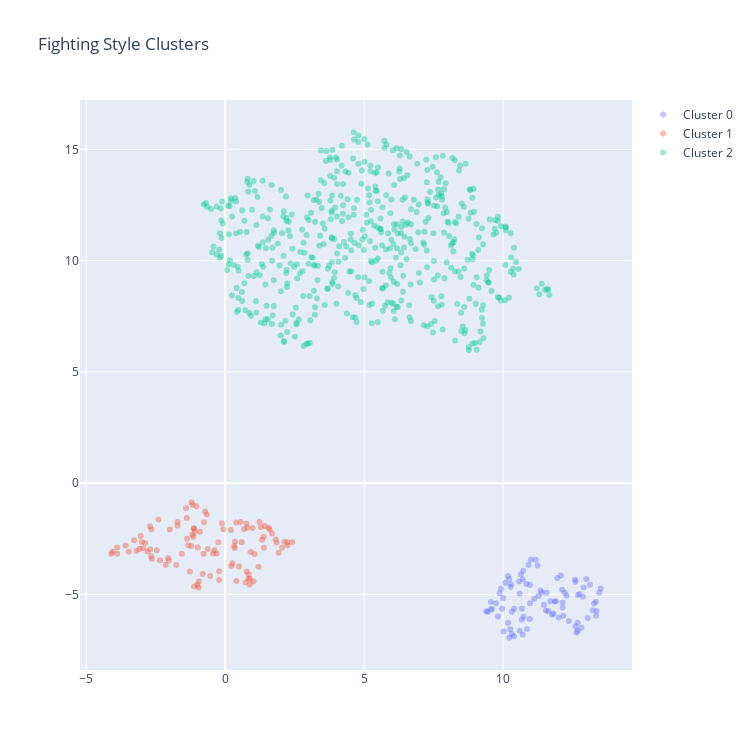

The notebook cell this image was saved under:
### Code cell
ca = ClusterAnalysis(fighter_df.loc[fighter_df['weight_class'] == 'Bantamweight'], n_neighbors=5, min_cluster_size=10, min_dist=0.5, metric='euclidean', cluster_dims=style_dims)
ca.run()

### Figure 1 — Plotly figure (JSON) as saved in the notebook; plotly's stock layout.template omitted (floating-point values rounded to 4 significant figures; data arrays with more than 128 entries replaced by an {"elided": "..."} marker saying what was removed)
{"data": [{"hovertext": ["Marlon Vera", "Mario Bautista", "Petr Yan", "Victor Henry", "Da'Mon Blackshear", "Mario Bautista", "Petr Yan", "Cory Sandhagen", "Marlon Vera", "Youssef Zalal", "Ronnie Lawrence", "Brian Kelleher", "Mario Bautista", "Randy Costa", "Petr Yan", "Brian Kelleher", "Cory Sandhagen", "Sean O'Malley", "Marlon Vera", "Sean O'Malley", "Petr Yan", "Mario Bautista", "Cory Sandhagen", "Sean O'Malley", "Petr Yan", "Sean O'Malley", "Brian Kelleher", "Petr Yan", "Grigory Popov", "Randy Costa", "Marlon Vera", "Mario Bautista", "Benito Lopez", "Marlon Vera", "Marlon Vera", "Benito Lopez", "Cory Sandhagen", "Brian Kelleher", "Petr Yan", "Cory Sandhagen", "Marlon Vera", "Sean O'Malley", "Brian Kelleher", "Marlon Vera", "Cory Sandhagen", "Jay Perrin", "Benito Lopez", "Sean O'Malley", "Victor Henry", "Randy Costa", "Jay Perrin", "Sean O'Malley", "Mario Bautista", "Tony Kelley", "Marlon Vera", "Cameron Else", "Petr Yan", "Ronnie Lawrence", "John Castaneda", "Sean O'Malley", "Tony Kelley", "Marlon Vera", "Cory Sandhagen", "Randy Costa", "John Castaneda", "Marlon Vera", "Cory Sandhagen", "Tony Kelley", "Randy Costa", "Marlon Vera", "Cory Sandhagen", "Sean O'Malley", "Mario Bautista", "Ryan MacDonald", "Cory Sandhagen", "Petr Yan", "Cory Sandhagen", "Petr Yan", "Petr Yan", "Marlon Vera", "Brian Kelleher", "Brian Kelleher", "Marlon Vera", "Marlon Vera", "Brian Kelleher", "Marlon Vera", "Marlon Vera"], "marker": {"opacity": 0.4, "size": 6}, "mode": "markers", "name": "Cluster 0", "text": ["Marlon Vera", "Mario Bautista", "Petr Yan", "Victor Henry", "Da'Mon Blackshear", "Mario Bautista", "Petr Yan", "Cory Sandhagen", "Marlon Vera", "Youssef Zalal", "Ronnie Lawrence", "Brian Kelleher", "Mario Bautista", "Randy Costa", "Petr Yan", "Brian Kelleher", "Cory Sandhagen", "Sean O'Malley", "Marlon Vera", "Sean O'Malley", "Petr Yan", "Mario Bautista", "Cory Sandhagen", "Sean O'Malley", "Petr Yan", "Sean O'Malley", "Brian Kelleher", "Petr Yan", "Grigory Popov", "Randy Costa", "Marlon Vera", "Mario Bautista", "Benito Lopez", "Marlon Vera", "Marlon Vera", "Benito Lopez", "Cory Sandhagen", "Brian Kelleher", "Petr Yan", "Cory Sandhagen", "Marlon Vera", "Sean O'Malley", "Brian Kelleher", "Marlon Vera", "Cory Sandhagen", "Jay Perrin", "Benito Lopez", "Sean O'Malley", "Victor Henry", "Randy Costa", "Jay Perrin", "Sean O'Malley", "Mario Bautista", "Tony Kelley", "Marlon Vera", "Cameron Else", "Petr Yan", "Ronnie Lawrence", "John Castaneda", "Sean O'Malley", "Tony Kelley", "Marlon Vera", "Cory Sandhagen", "Randy Costa", "John Castaneda", "Marlon Vera", "Cory Sandhagen", "Tony Kelley", "Randy Costa", "Marlon Vera", "Cory Sandhagen", "Sean O'Malley", "Mario Bautista", "Ryan MacDonald", "Cory Sandhagen", "Petr Yan", "Cory Sandhagen", "Petr Yan", "Petr Yan", "Marlon Vera", "Brian Kelleher", "Brian Kelleher", "Marlon Vera", "Marlon Vera", "Brian Kelleher", "Marlon Vera", "Marlon Vera"], "textfont": {"color": "black", "size": 10}, "textposition": "top center", "type": "scatter", "x": [10.6, 13.0, 12.69, 9.966, 13.23, 13.13, 12.88, 10.0, 10.31, 13.34, 13.46, 13.28, 10.71, 9.395, 12.9, 12.68, 11.38, 10.96, 12.14, 10.84, 11.17, 10.22, 11.35, 10.28, 10.91, 10.27, 10.39, 10.73, 10.18, 9.563, 13.04, 11.7, 10.97, 12.17, 12.37, 10.32, 11.95, 10.22, 10.64, 12.13, 10.96, 9.444, 10.86, 13.36, 9.925, 12.75, 11.47, 10.58, 9.816, 10.02, 12.61, 9.874, 12.59, 12.14, 11.62, 12.64, 10.71, 13.51, 10.67, 9.561, 12.0, 12.22, 10.6, 9.744, 10.74, 11.9, 11.56, 11.76, 9.599, 11.86, 11.27, 10.08, 10.4, 11.12, 10.68, 11.0, 12.07, 11.24, 10.18, 11.54, 10.26, 12.6, 11.81, 12.82, 12.28, 12.68, 13.35], "y": [-6.63, -4.303, -5.023, -5.644, -5.707, -4.559, -5.104, -5.169, -6.777, -5.323, -4.919, -5.406, -4.322, -5.753, -4.684, -6.626, -4.909, -4.58, -5.357, -4.526, -3.439, -4.305, -4.826, -4.545, -3.68, -4.666, -6.874, -3.93, -6.276, -5.679, -6.057, -5.302, -5.398, -5.954, -6.194, -5.773, -4.263, -6.945, -4.105, -4.787, -6.108, -5.781, -6.552, -5.743, -4.744, -4.979, -5.464, -4.421, -5.989, -6.666, -6.425, -4.943, -4.344, -5.596, -5.745, -6.704, -6.813, -4.729, -6.127, -5.333, -6.036, -4.926, -4.951, -5.39, -6.002, -5.307, -4.923, -5.91, -5.648, -5.319, -5.064, -4.473, -5.643, -5.208, -5.642, -3.434, -4.152, -3.698, -4.175, -5.725, -6.564, -4.433, -5.853, -6.499, -5.053, -6.272, -5.952]}, {"hovertext": ["Julio Arce", "Guido Cannetti", "Jonathan Martinez", "Julio Arce", "Trevin Jones", "Kris Moutinho", "Jonathan Martinez", "Montel Jackson", "Trevin Jones", "Julio Arce", "Montel Jackson", "Jonathan Martinez", "Casey Kenney", "Andre Ewell", "Irwin Rivera", "Casey Kenney", "Domingo Pilarte", "Andre Ewell", "Montel Jackson", "Jose Quinonez", "Andre Ewell", "Mitch Gagnon", "Montel Jackson", "Teruto Ishihara", "Guido Cannetti", "Teruto Ishihara", "Matthew Lopez", "Luke Sanders", "Teruto Ishihara", "Iuri Alcantara", "Thomas Almeida", "Tim Elliott", "Luke Sanders", "Carls John De Tomas", "Jose Quinonez", "Iuri Alcantara", "Iuri Alcantara", "Mitch Gagnon", "Thomas Almeida", "Jose Quinonez", "Taylor Lapilus", "Thomas Almeida", "Iuri Alcantara", "Guangyou Ning", "Thomas Almeida", "Iuri Alcantara", "Marcus Brimage", "Taylor Lapilus", "Jose Quinonez", "Guangyou Ning", "Iuri Alcantara", "Marcus Brimage", "Guido Cannetti", "Jonathan Martinez", "Trevin Jones", "Cameron Saaiman", "Montel Jackson", "Jonathan Martinez", "Trevin Jones", "Guido Cannetti", "Julio Arce", "Guido Cannetti", "Domingo Pilarte", "Casey Kenney", "Andre Ewell", "Thomas Almeida", "Casey Kenney", "Trevin Jones", "Jose Quinonez", "Irwin Rivera", "Jonathan Martinez", "Montel Jackson", "Aaron Phillips", "Casey Kenney", "Jose Quinonez", "Guido Cannetti", "Jonathan Martinez", "Boston Salmon", "Andre Ewell", "Carlos Huachin", "Jonathan Martinez", "Jose Quinonez", "Luke Sanders", "Jonathan Martinez", "Andre Ewell", "Montel Jackson", "Matthew Lopez", "Iuri Alcantara", "Luke Sanders", "Guido Cannetti", "Jose Quinonez", "Guido Cannetti", "Iuri Alcantara", "Matthew Lopez", "Thomas Almeida", "Matthew Lopez", "Luke Sanders", "Matthew Lopez", "Justin Scoggins", "Iuri Alcantara", "Taylor Lapilus", "Guido Cannetti", "Thomas Almeida", "Yuta Sasaki", "Alex Caceres", "Thomas Almeida", "Norifumi Yamamoto"], "marker": {"opacity": 0.4, "size": 6}, "mode": "markers", "name": "Cluster 1", "text": ["Julio Arce", "Guido Cannetti", "Jonathan Martinez", "Julio Arce", "Trevin Jones", "Kris Moutinho", "Jonathan Martinez", "Montel Jackson", "Trevin Jones", "Julio Arce", "Montel Jackson", "Jonathan Martinez", "Casey Kenney", "Andre Ewell", "Irwin Rivera", "Casey Kenney", "Domingo Pilarte", "Andre Ewell", "Montel Jackson", "Jose Quinonez", "Andre Ewell", "Mitch Gagnon", "Montel Jackson", "Teruto Ishihara", "Guido Cannetti", "Teruto Ishihara", "Matthew Lopez", "Luke Sanders", "Teruto Ishihara", "Iuri Alcantara", "Thomas Almeida", "Tim Elliott", "Luke Sanders", "Carls John De Tomas", "Jose Quinonez", "Iuri Alcantara", "Iuri Alcantara", "Mitch Gagnon", "Thomas Almeida", "Jose Quinonez", "Taylor Lapilus", "Thomas Almeida", "Iuri Alcantara", "Guangyou Ning", "Thomas Almeida", "Iuri Alcantara", "Marcus Brimage", "Taylor Lapilus", "Jose Quinonez", "Guangyou Ning", "Iuri Alcantara", "Marcus Brimage", "Guido Cannetti", "Jonathan Martinez", "Trevin Jones", "Cameron Saaiman", "Montel Jackson", "Jonathan Martinez", "Trevin Jones", "Guido Cannetti", "Julio Arce", "Guido Cannetti", "Domingo Pilarte", "Casey Kenney", "Andre Ewell", "Thomas Almeida", "Casey Kenney", "Trevin Jones", "Jose Quinonez", "Irwin Rivera", "Jonathan Martinez", "Montel Jackson", "Aaron Phillips", "Casey Kenney", "Jose Quinonez", "Guido Cannetti", "Jonathan Martinez", "Boston Salmon", "Andre Ewell", "Carlos Huachin", "Jonathan Martinez", "Jose Quinonez", "Luke Sanders", "Jonathan Martinez", "Andre Ewell", "Montel Jackson", "Matthew Lopez", "Iuri Alcantara", "Luke Sanders", "Guido Cannetti", "Jose Quinonez", "Guido Cannetti", "Iuri Alcantara", "Matthew Lopez", "Thomas Almeida", "Matthew Lopez", "Luke Sanders", "Matthew Lopez", "Justin Scoggins", "Iuri Alcantara", "Taylor Lapilus", "Guido Cannetti", "Thomas Almeida", "Yuta Sasaki", "Alex Caceres", "Thomas Almeida", "Norifumi Yamamoto"], "textfont": {"color": "black", "size": 10}, "textposition": "top center", "type": "scatter", "x": [-2.642, -2.702, -2.793, -2.056, 0.7979, -3.04, -2.461, 1.324, -1.715, -1.76, 1.849, -2.348, 0.3232, -2.144, -1.222, 2.243, 2.415, -1.271, 0.9909, -1.215, -0.2156, 1.2, 1.055, -0.3099, 1.685, -0.2479, -1.146, -1.187, 0.355, -0.6279, -3.087, 1.924, -1.374, 0.4033, -0.9071, -0.9571, 0.2637, 0.2047, -3.582, -1.12, 0.5534, -3.888, 0.8428, -0.7225, -3.885, 0.7323, -0.779, 0.3415, -1.094, -0.6654, 1.02, -0.3871, -2.658, -2.701, -0.807, 2.049, 1.596, -2.878, -1.712, -2.403, -2.034, 0.6804, 2.235, -3.276, -2.66, -3.196, -3.001, -1.995, -1.407, -0.9865, -1.383, 1.42, 0.8821, 0.9116, -1.177, 1.284, -0.06905, -1.118, -0.5405, -1.006, 0.762, -1.037, -1.331, 0.3933, -0.2168, 1.393, -1.137, -0.4382, -1.563, 1.568, -0.7624, 1.386, -0.949, 1.818, -3.473, 2.133, -2.951, 0.8297, 1.229, 0.2224, 0.5955, -0.116, -4.097, 0.8885, 0.7674, -4.047, 0.4974], "y": [-3.401, -1.934, -3.068, -3.366, -2.001, -2.37, -3.01, -2.543, -1.748, -3.678, -2.672, -3.465, -2.825, -3.669, -2.819, -2.801, -2.655, -3.965, -2.011, -0.8564, -4.349, -3.758, -3.181, -3.158, -2.256, -2.653, -2.41, -2.315, -2.63, -2.962, -2.959, -3.13, -2.492, -4.396, -2.18, -4.692, -3.601, -2.104, -2.796, -2.04, -1.748, -2.894, -4.087, -1.27, -3.171, -4.467, -3.167, -2.907, -2.173, -1.408, -4.414, -3.01, -2.065, -2.969, -4.083, -2.903, -2.081, -2.687, -1.903, -1.637, -3.471, -2.063, -2.65, -2.565, -3.272, -3.043, -2.644, -2.081, -1.113, -2.887, -1.565, -1.922, -4.548, -3.088, -0.9728, -1.983, -2.071, -4.642, -4.167, -4.567, -1.81, -1.031, -2.784, -1.764, -3.959, -2.897, -2.033, -3.154, -3.173, -2.005, -1.758, -2.406, -4.422, -2.528, -3.085, -2.63, -2.927, -4.299, -1.744, -3.717, -2.653, -1.8, -3.167, -4.295, -3.973, -3.083, -3.747]}, {"hovertext": {"elided": "524 str values"}, "marker": {"opacity": 0.4, "size": 6}, "mode": "markers", "name": "Cluster 2", "text": {"elided": "524 str values"}, "textfont": {"color": "black", "size": 10}, "textposition": "top center", "type": "scatter", "x": {"elided": "524 float values"}, "y": {"elided": "524 float values"}}], "layout": {"height": 750, "showlegend": true, "title": {"text": "Fighting Style Clusters"}, "width": 750, "xaxis": {"autorange": true, "range": [-5.227, 14.64], "type": "linear"}, "yaxis": {"autorange": true, "range": [-8.394, 17.22], "type": "linear"}}}
